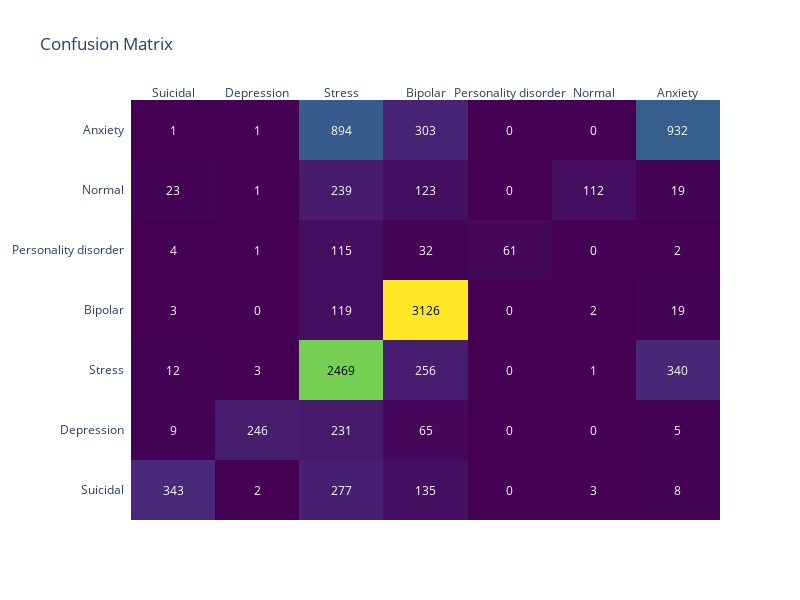

The cell this chart's notebook holds for it:
### Code cell
# Confusion Matrix
cm = confusion_matrix(y_test, y_pred)
cm_fig = ff.create_annotated_heatmap(
    z=cm,
    x=list(set(y_test)),
    y=list(set(y_test)),
    annotation_text=cm,
    colorscale='Viridis'
)
cm_fig.update_layout(title='Confusion Matrix')
cm_fig.update_layout(title='Confusion Matrix', width=800, height=600)  
cm_fig.show()

### Figure 1 — Plotly figure (JSON) as saved in the notebook; plotly's stock layout.template omitted (floating-point values rounded to 4 significant figures)
{"data": [{"colorscale": [[0, "#440154"], [0.1111, "#482878"], [0.2222, "#3e4989"], [0.3333, "#31688e"], [0.4444, "#26828e"], [0.5556, "#1f9e89"], [0.6667, "#35b779"], [0.7778, "#6ece58"], [0.8889, "#b5de2b"], [1, "#fde725"]], "reversescale": false, "showscale": false, "type": "heatmap", "x": ["Suicidal", "Depression", "Stress", "Bipolar", "Personality disorder", "Normal", "Anxiety"], "y": ["Suicidal", "Depression", "Stress", "Bipolar", "Personality disorder", "Normal", "Anxiety"], "z": [[343, 2, 277, 135, 0, 3, 8], [9, 246, 231, 65, 0, 0, 5], [12, 3, 2469, 256, 0, 1, 340], [3, 0, 119, 3126, 0, 2, 19], [4, 1, 115, 32, 61, 0, 2], [23, 1, 239, 123, 0, 112, 19], [1, 1, 894, 303, 0, 0, 932]]}], "layout": {"annotations": [{"font": {"color": "#FFFFFF"}, "showarrow": false, "text": "343", "x": "Suicidal", "xref": "x", "y": "Suicidal", "yref": "y"}, {"font": {"color": "#FFFFFF"}, "showarrow": false, "text": "2", "x": "Depression", "xref": "x", "y": "Suicidal", "yref": "y"}, {"font": {"color": "#FFFFFF"}, "showarrow": false, "text": "277", "x": "Stress", "xref": "x", "y": "Suicidal", "yref": "y"}, {"font": {"color": "#FFFFFF"}, "showarrow": false, "text": "135", "x": "Bipolar", "xref": "x", "y": "Suicidal", "yref": "y"}, {"font": {"color": "#FFFFFF"}, "showarrow": false, "text": "0", "x": "Personality disorder", "xref": "x", "y": "Suicidal", "yref": "y"}, {"font": {"color": "#FFFFFF"}, "showarrow": false, "text": "3", "x": "Normal", "xref": "x", "y": "Suicidal", "yref": "y"}, {"font": {"color": "#FFFFFF"}, "showarrow": false, "text": "8", "x": "Anxiety", "xref": "x", "y": "Suicidal", "yref": "y"}, {"font": {"color": "#FFFFFF"}, "showarrow": false, "text": "9", "x": "Suicidal", "xref": "x", "y": "Depression", "yref": "y"}, {"font": {"color": "#FFFFFF"}, "showarrow": false, "text": "246", "x": "Depression", "xref": "x", "y": "Depression", "yref": "y"}, {"font": {"color": "#FFFFFF"}, "showarrow": false, "text": "231", "x": "Stress", "xref": "x", "y": "Depression", "yref": "y"}, {"font": {"color": "#FFFFFF"}, "showarrow": false, "text": "65", "x": "Bipolar", "xref": "x", "y": "Depression", "yref": "y"}, {"font": {"color": "#FFFFFF"}, "showarrow": false, "text": "0", "x": "Personality disorder", "xref": "x", "y": "Depression", "yref": "y"}, {"font": {"color": "#FFFFFF"}, "showarrow": false, "text": "0", "x": "Normal", "xref": "x", "y": "Depression", "yref": "y"}, {"font": {"color": "#FFFFFF"}, "showarrow": false, "text": "5", "x": "Anxiety", "xref": "x", "y": "Depression", "yref": "y"}, {"font": {"color": "#FFFFFF"}, "showarrow": false, "text": "12", "x": "Suicidal", "xref": "x", "y": "Stress", "yref": "y"}, {"font": {"color": "#FFFFFF"}, "showarrow": false, "text": "3", "x": "Depression", "xref": "x", "y": "Stress", "yref": "y"}, {"font": {"color": "#000000"}, "showarrow": false, "text": "2469", "x": "Stress", "xref": "x", "y": "Stress", "yref": "y"}, {"font": {"color": "#FFFFFF"}, "showarrow": false, "text": "256", "x": "Bipolar", "xref": "x", "y": "Stress", "yref": "y"}, {"font": {"color": "#FFFFFF"}, "showarrow": false, "text": "0", "x": "Personality disorder", "xref": "x", "y": "Stress", "yref": "y"}, {"font": {"color": "#FFFFFF"}, "showarrow": false, "text": "1", "x": "Normal", "xref": "x", "y": "Stress", "yref": "y"}, {"font": {"color": "#FFFFFF"}, "showarrow": false, "text": "340", "x": "Anxiety", "xref": "x", "y": "Stress", "yref": "y"}, {"font": {"color": "#FFFFFF"}, "showarrow": false, "text": "3", "x": "Suicidal", "xref": "x", "y": "Bipolar", "yref": "y"}, {"font": {"color": "#FFFFFF"}, "showarrow": false, "text": "0", "x": "Depression", "xref": "x", "y": "Bipolar", "yref": "y"}, {"font": {"color": "#FFFFFF"}, "showarrow": false, "text": "119", "x": "Stress", "xref": "x", "y": "Bipolar", "yref": "y"}, {"font": {"color": "#000000"}, "showarrow": false, "text": "3126", "x": "Bipolar", "xref": "x", "y": "Bipolar", "yref": "y"}, {"font": {"color": "#FFFFFF"}, "showarrow": false, "text": "0", "x": "Personality disorder", "xref": "x", "y": "Bipolar", "yref": "y"}, {"font": {"color": "#FFFFFF"}, "showarrow": false, "text": "2", "x": "Normal", "xref": "x", "y": "Bipolar", "yref": "y"}, {"font": {"color": "#FFFFFF"}, "showarrow": false, "text": "19", "x": "Anxiety", "xref": "x", "y": "Bipolar", "yref": "y"}, {"font": {"color": "#FFFFFF"}, "showarrow": false, "text": "4", "x": "Suicidal", "xref": "x", "y": "Personality disorder", "yref": "y"}, {"font": {"color": "#FFFFFF"}, "showarrow": false, "text": "1", "x": "Depression", "xref": "x", "y": "Personality disorder", "yref": "y"}, {"font": {"color": "#FFFFFF"}, "showarrow": false, "text": "115", "x": "Stress", "xref": "x", "y": "Personality disorder", "yref": "y"}, {"font": {"color": "#FFFFFF"}, "showarrow": false, "text": "32", "x": "Bipolar", "xref": "x", "y": "Personality disorder", "yref": "y"}, {"font": {"color": "#FFFFFF"}, "showarrow": false, "text": "61", "x": "Personality disorder", "xref": "x", "y": "Personality disorder", "yref": "y"}, {"font": {"color": "#FFFFFF"}, "showarrow": false, "text": "0", "x": "Normal", "xref": "x", "y": "Personality disorder", "yref": "y"}, {"font": {"color": "#FFFFFF"}, "showarrow": false, "text": "2", "x": "Anxiety", "xref": "x", "y": "Personality disorder", "yref": "y"}, {"font": {"color": "#FFFFFF"}, "showarrow": false, "text": "23", "x": "Suicidal", "xref": "x", "y": "Normal", "yref": "y"}, {"font": {"color": "#FFFFFF"}, "showarrow": false, "text": "1", "x": "Depression", "xref": "x", "y": "Normal", "yref": "y"}, {"font": {"color": "#FFFFFF"}, "showarrow": false, "text": "239", "x": "Stress", "xref": "x", "y": "Normal", "yref": "y"}, {"font": {"color": "#FFFFFF"}, "showarrow": false, "text": "123", "x": "Bipolar", "xref": "x", "y": "Normal", "yref": "y"}, {"font": {"color": "#FFFFFF"}, "showarrow": false, "text": "0", "x": "Personality disorder", "xref": "x", "y": "Normal", "yref": "y"}, {"font": {"color": "#FFFFFF"}, "showarrow": false, "text": "112", "x": "Normal", "xref": "x", "y": "Normal", "yref": "y"}, {"font": {"color": "#FFFFFF"}, "showarrow": false, "text": "19", "x": "Anxiety", "xref": "x", "y": "Normal", "yref": "y"}, {"font": {"color": "#FFFFFF"}, "showarrow": false, "text": "1", "x": "Suicidal", "xref": "x", "y": "Anxiety", "yref": "y"}, {"font": {"color": "#FFFFFF"}, "showarrow": false, "text": "1", "x": "Depression", "xref": "x", "y": "Anxiety", "yref": "y"}, {"font": {"color": "#FFFFFF"}, "showarrow": false, "text": "894", "x": "Stress", "xref": "x", "y": "Anxiety", "yref": "y"}, {"font": {"color": "#FFFFFF"}, "showarrow": false, "text": "303", "x": "Bipolar", "xref": "x", "y": "Anxiety", "yref": "y"}, {"font": {"color": "#FFFFFF"}, "showarrow": false, "text": "0", "x": "Personality disorder", "xref": "x", "y": "Anxiety", "yref": "y"}, {"font": {"color": "#FFFFFF"}, "showarrow": false, "text": "0", "x": "Normal", "xref": "x", "y": "Anxiety", "yref": "y"}, {"font": {"color": "#FFFFFF"}, "showarrow": false, "text": "932", "x": "Anxiety", "xref": "x", "y": "Anxiety", "yref": "y"}], "height": 600, "title": {"text": "Confusion Matrix"}, "width": 800, "xaxis": {"dtick": 1, "gridcolor": "rgb(0, 0, 0)", "side": "top", "ticks": ""}, "yaxis": {"dtick": 1, "ticks": "", "ticksuffix": "  "}}}
